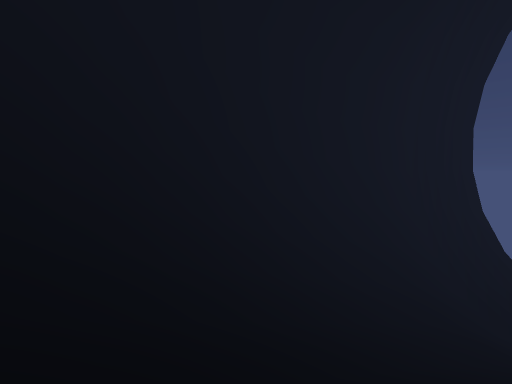
View 1 (above)

16 first-person views from a walk through a 3-D level made in the Unity game engine. The camera is 1.3 m above the floor, tilts 4° down and sees 85° across. The floor is counted in squares, 1 m on a side. Each view is taken from the middle of a square. On the plan, view 1 faces up. The plan holds only what a view shows up to about 13 squares ahead; the rest is blank. The place goes on beyond the plan.

View 2
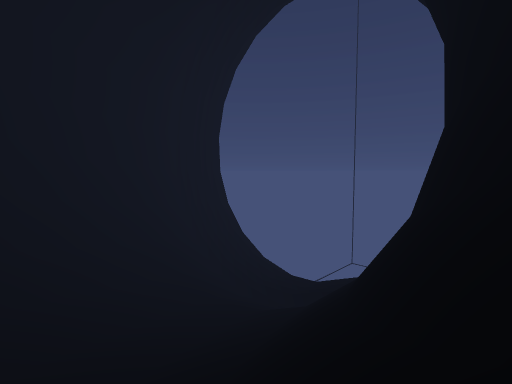

View 3
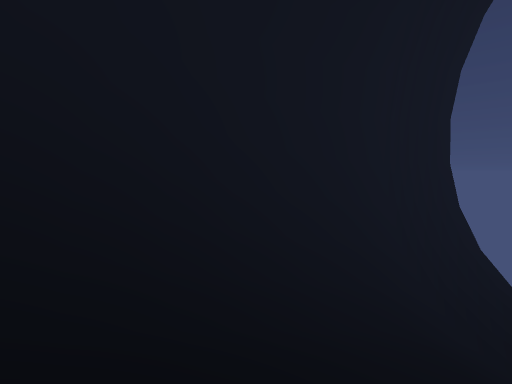

View 4
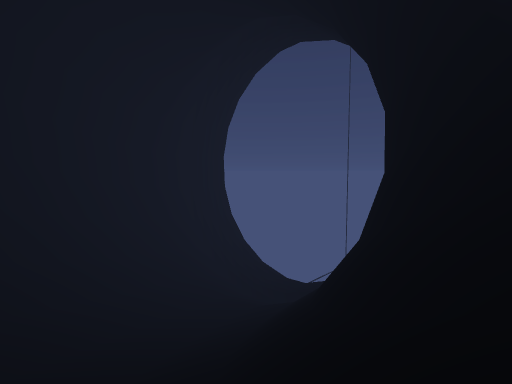

View 5
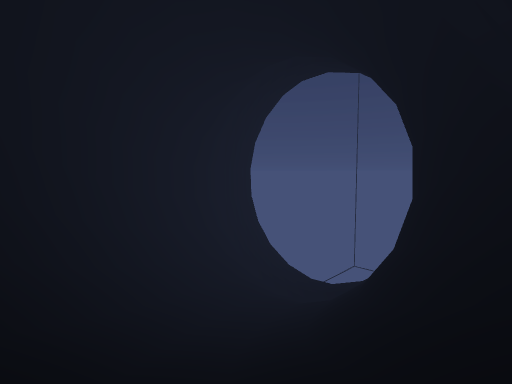

View 6
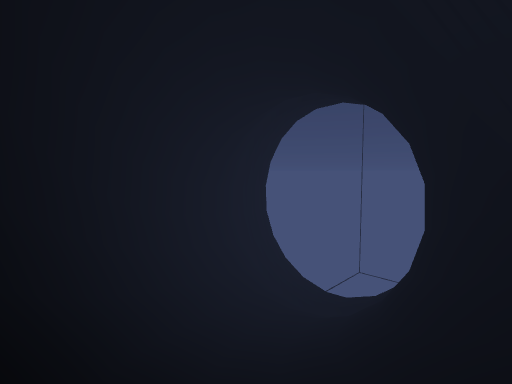

View 7
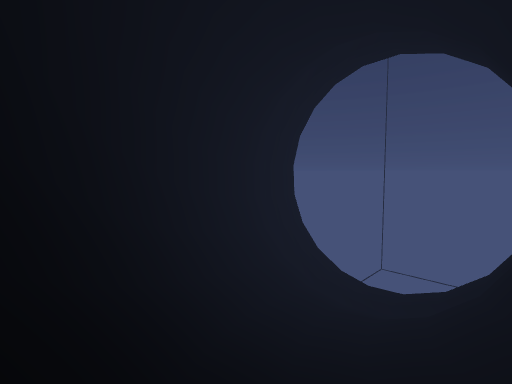

View 8
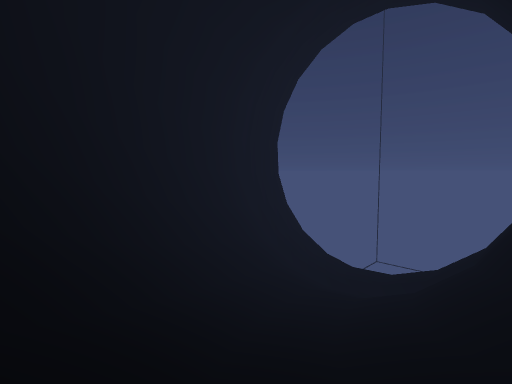

View 9
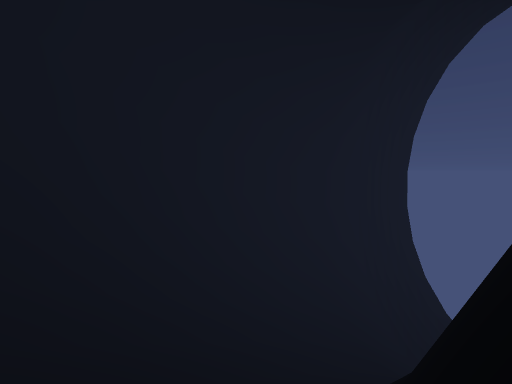

View 10
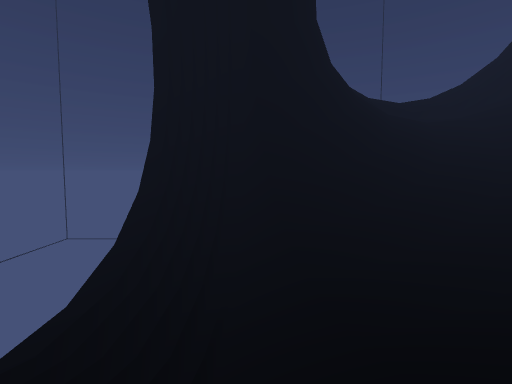

View 11
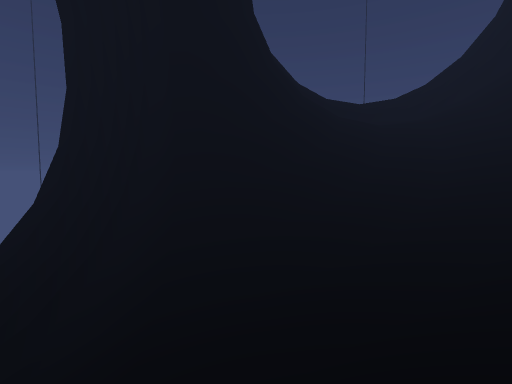

View 12
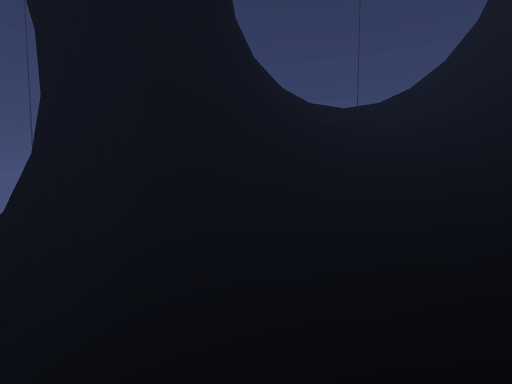

View 13
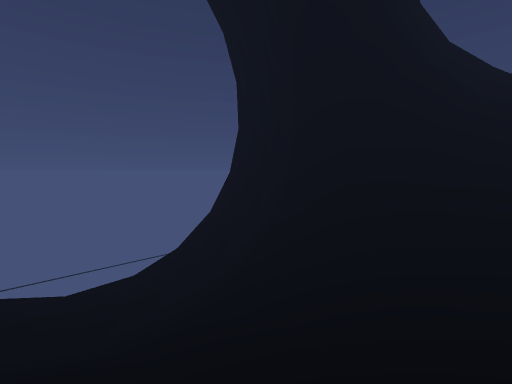

View 14
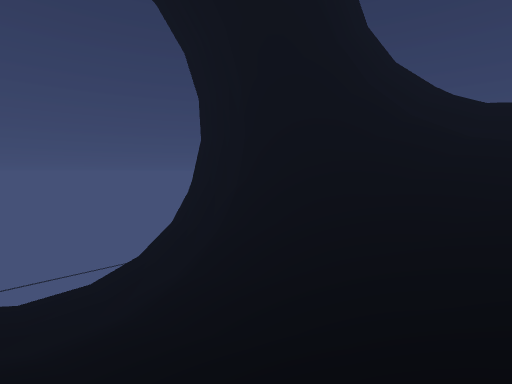

View 15
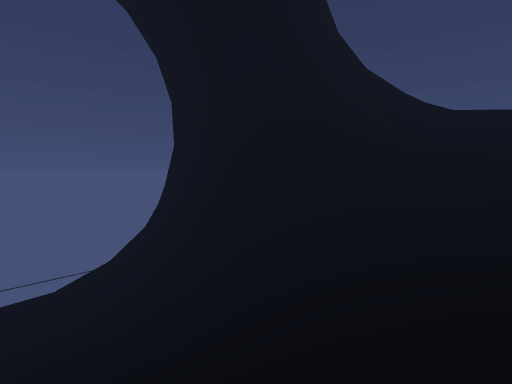

View 16
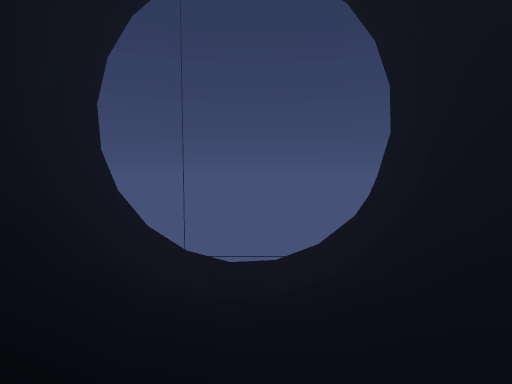

### Floor plan
Key: @ floor where view 1 was taken; # wall or solid block; x gap in a wall; . main floor; : floor 0.25 m higher than the main floor; + floor 0.5 m higher than the main floor; - floor 0.5 m lower than the main floor; * floor 0.75 m higher than the main floor; _ floor 0.75 m lower than the main floor; < floor 1 m lower than the main floor; % floor 5 m higher than the main floor; / step, stairs or slope; = window, fence, low wall or low ledge; v drop or lower ground.
Columns run from 8 left of view 1 to 12 right of it. Each row starts with its distance up from view 1.
 14            ##########
 13         #####===/=/x+
 12        ###==/////=/x.
 11      ###=///////////
 10     ###/////////////
  9     ##////////.////_<
  8     #=/////:...////-<
  7    ##=/////:...////-<
  6    ##//////////////.-
  5   ##/////////////===.
  4   #//////////////===*
  3    ///////////=######
  2   //////////=########
  1   #////////###
  0   #=////@/=###
 -1 #==///////=vv#
 -2  / /  /////####
 -3        %%//=##
 -4        ===###
 -5        ######

Where each view was taken, in squares from view 1:
view 1: 0 up, 0 right, facing up
view 2: 0 up, 0 right, facing up-right
view 3: 1 up, 2 right, facing up
view 4: 2 down, 2 left, facing up-right
view 5: 2 down, 5 left, facing up-right
view 6: 2 down, 7 left, facing up-right
view 7: 2 up, 6 left, facing up-right
view 8: 2 up, 4 left, facing up-right
view 9: 3 down, 2 right, facing up
view 10: 13 up, 8 right, facing down
view 11: 12 up, 5 right, facing down
view 12: 12 up, 4 right, facing down
view 13: 11 up, 1 right, facing down-right
view 14: 10 up, 1 left, facing down-right
view 15: 9 up, 2 left, facing down-right
view 16: 8 up, 2 left, facing right
